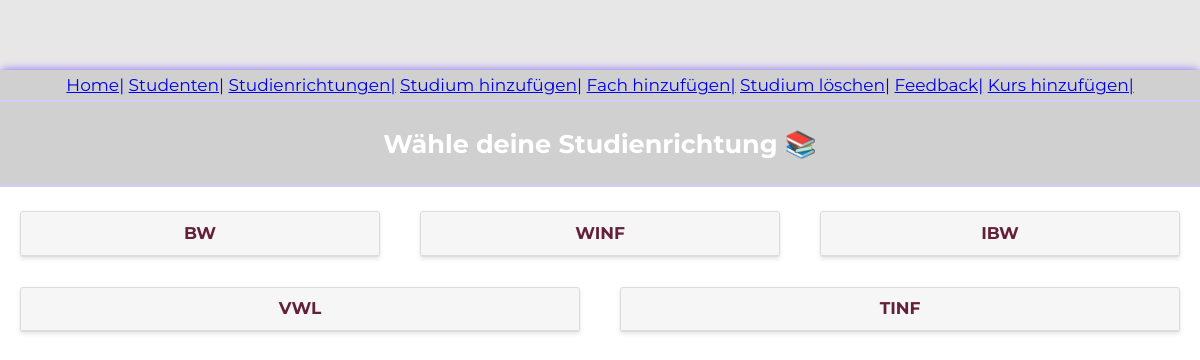
/lvplaner/, run on an earlier commit of the app's database.
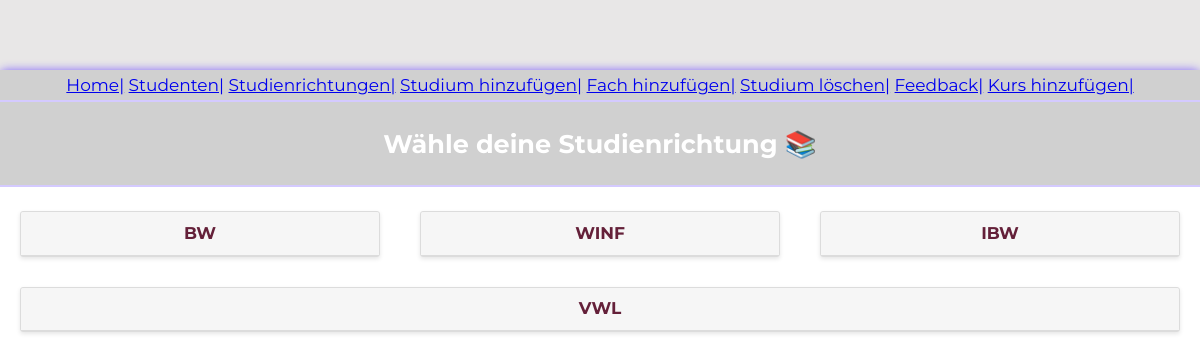
And on a later commit of the database.
### lvplaner/models.py (models this page shows, shortened)
class Major(models.Model):
    major_name = models.CharField(verbose_name="Studienrichtung", max_length=30, primary_key=True)

### lvplaner/views.py (the view)
def major_list(request):
    majors = Major.objects.all()
    return render(request, 'lvplaner/major_list.html', {'majors': majors})

### lvplaner/templates/lvplaner/major_list.html (shortened to what this page needs)
{% extends "layout.html" %}
{% block content %}
<header>
<h2> Wähle deine Studienrichtung 📚 </h2>
</header>
<br />
<body>
<div class="cards">
   {% for major in majors %}
    <div class = "card">
        <header>
            <a href="{% url 'details' major.major_name %}"> {{ major.major_name }} </a>
        </header>
    </div>
    {% endfor %}
</div>
</body>
{% endblock %}

What changed in the data, as far as the page shows it:
removed Major: major_name "TINF"
